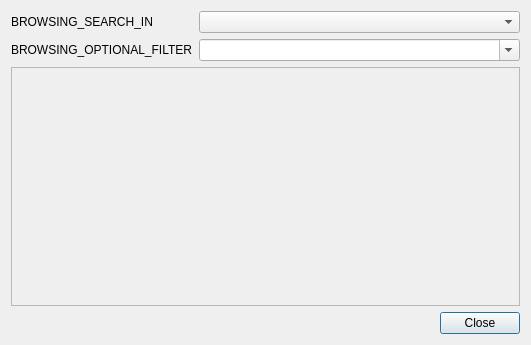
<?xml version="1.0" encoding="UTF-8"?>
<ui version="4.0">
 <class>Dialog</class>
 <widget class="QDialog" name="Dialog">
  <property name="geometry">
   <rect>
    <x>0</x>
    <y>0</y>
    <width>531</width>
    <height>345</height>
   </rect>
  </property>
  <property name="windowTitle">
   <string>BROWSING_FIND_DUPLICATES</string>
  </property>
  <layout class="QVBoxLayout" name="verticalLayout_2">
   <item>
    <layout class="QGridLayout" name="gridLayout">
     <item row="1" column="2" colspan="2">
      <widget class="QComboBox" name="fields"/>
     </item>
     <item row="2" column="1">
      <widget class="QLabel" name="label_2">
       <property name="text">
        <string>BROWSING_OPTIONAL_FILTER</string>
       </property>
      </widget>
     </item>
     <item row="1" column="1">
      <widget class="QLabel" name="label">
       <property name="text">
        <string>BROWSING_SEARCH_IN</string>
       </property>
      </widget>
     </item>
     <item row="2" column="2" colspan="2">
      <widget class="QComboBox" name="search">
       <property name="sizePolicy">
        <sizepolicy hsizetype="Expanding" vsizetype="Fixed">
         <horstretch>9</horstretch>
         <verstretch>0</verstretch>
        </sizepolicy>
       </property>
       <property name="editable">
        <bool>true</bool>
       </property>
       <property name="insertPolicy">
        <enum>QComboBox::NoInsert</enum>
       </property>
      </widget>
     </item>
    </layout>
   </item>
   <item>
    <widget class="QFrame" name="frame">
     <property name="frameShape">
      <enum>QFrame::StyledPanel</enum>
     </property>
     <property name="frameShadow">
      <enum>QFrame::Raised</enum>
     </property>
     <layout class="QVBoxLayout" name="verticalLayout">
      <property name="leftMargin">
       <number>0</number>
      </property>
      <property name="topMargin">
       <number>0</number>
      </property>
      <property name="rightMargin">
       <number>0</number>
      </property>
      <property name="bottomMargin">
       <number>0</number>
      </property>
      <item>
       <widget class="AnkiWebView" name="webView" native="true">
        <property name="url" stdset="0">
         <url>
          <string notr="true">about:blank</string>
         </url>
        </property>
       </widget>
      </item>
     </layout>
    </widget>
   </item>
   <item>
    <widget class="QDialogButtonBox" name="buttonBox">
     <property name="orientation">
      <enum>Qt::Horizontal</enum>
     </property>
     <property name="standardButtons">
      <set>QDialogButtonBox::Close</set>
     </property>
    </widget>
   </item>
  </layout>
 </widget>
 <customwidgets>
  <customwidget>
   <class>AnkiWebView</class>
   <extends>QWidget</extends>
   <header location="global">aqt/webview</header>
   <container>1</container>
  </customwidget>
 </customwidgets>
 <tabstops>
  <tabstop>fields</tabstop>
  <tabstop>webView</tabstop>
  <tabstop>buttonBox</tabstop>
 </tabstops>
 <resources/>
 <connections>
  <connection>
   <sender>buttonBox</sender>
   <signal>accepted()</signal>
   <receiver>Dialog</receiver>
   <slot>accept()</slot>
   <hints>
    <hint type="sourcelabel">
     <x>248</x>
     <y>254</y>
    </hint>
    <hint type="destinationlabel">
     <x>157</x>
     <y>274</y>
    </hint>
   </hints>
  </connection>
  <connection>
   <sender>buttonBox</sender>
   <signal>rejected()</signal>
   <receiver>Dialog</receiver>
   <slot>reject()</slot>
   <hints>
    <hint type="sourcelabel">
     <x>316</x>
     <y>260</y>
    </hint>
    <hint type="destinationlabel">
     <x>286</x>
     <y>274</y>
    </hint>
   </hints>
  </connection>
 </connections>
</ui>
